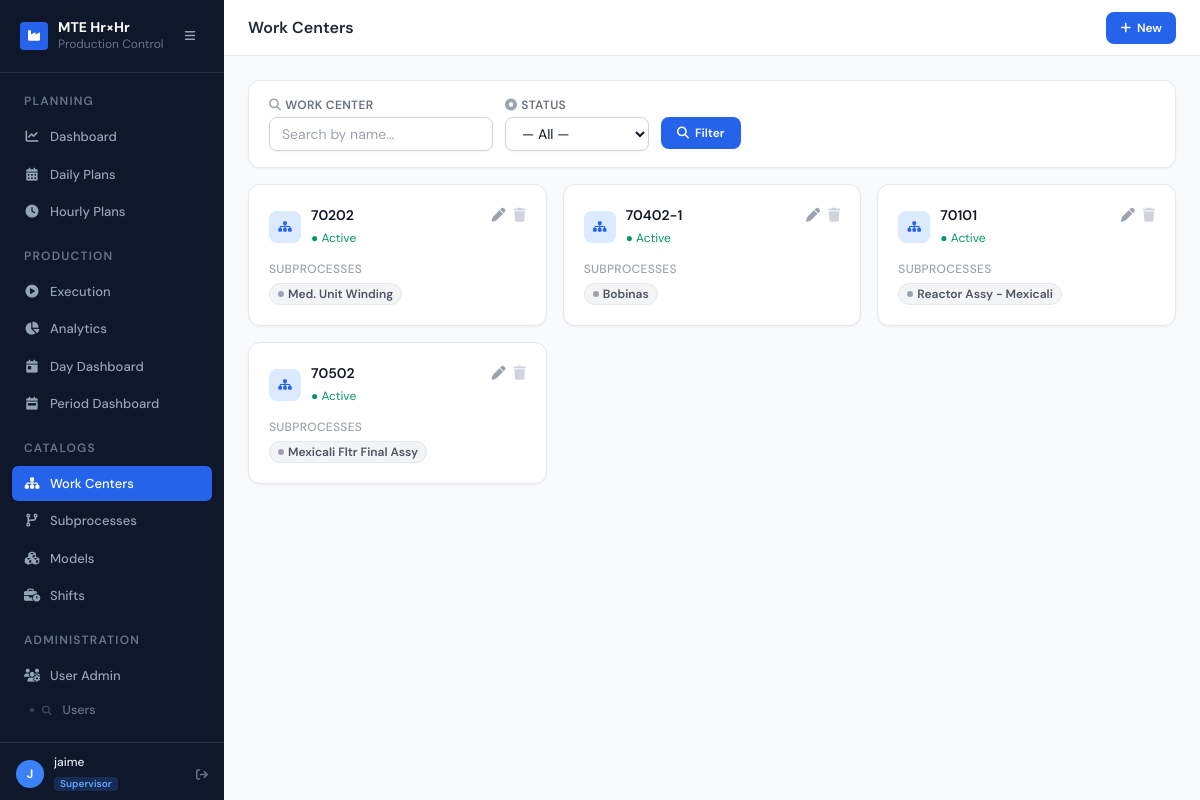
/core/workcenters/ (signed in), run on the app's committed database.
### users/models.py (models this page shows, shortened)
class UserProfile(models.Model):
    ROLE_LEADER     = "leader"
    ROLE_OPERATOR   = "operator"
    ROLE_ENGINEER   = "engineer"
    ROLE_SUPERVISOR = "supervisor"
    ROLE_ADMIN      = "admin"
    ROLE_CHOICES = [
        (ROLE_LEADER,     "Leader"),
        (ROLE_OPERATOR,   "Operator"),
        (ROLE_ENGINEER,   "Engineer"),
        (ROLE_SUPERVISOR, "Supervisor"),
        (ROLE_ADMIN,      "Admin"),
    ]
    ROLE_COLORS = {
        ROLE_LEADER:     ("bg-emerald-500", "Leader"),
        ROLE_OPERATOR:   ("bg-blue-500",    "Operator"),
        ROLE_ENGINEER:   ("bg-violet-500",  "Engineer"),
        ROLE_SUPERVISOR: ("bg-amber-500",   "Supervisor"),
        ROLE_ADMIN:      ("bg-rose-500",    "Admin"),
    }
    user = models.OneToOneField(User, on_delete=models.CASCADE, related_name="profile")
    role = models.CharField(max_length=20, choices=ROLE_CHOICES, default=ROLE_OPERATOR)
    date_of_birth = models.DateField(
        null=True, blank=True,
        help_text="Used to generate the default password (Name + birth year).",
    )
    @property
    def is_admin(self):
        return self.role == self.ROLE_ADMIN
    class Meta:
        verbose_name = "User Profile"
        verbose_name_plural = "User Profiles"

### core/models.py (models this page shows, shortened)
class AuditMixin(models.Model):
    created_by = models.ForeignKey(User, null=True, blank=True, on_delete=models.SET_NULL,
                                   related_name='+', verbose_name="Created by")
    updated_by = models.ForeignKey(User, null=True, blank=True, on_delete=models.SET_NULL,
                                   related_name='+', verbose_name="Updated by")
    created_at = models.DateTimeField(default=timezone.now)
    updated_at = models.DateTimeField(default=timezone.now)
    class Meta:
        abstract = True

class WorkCenter(AuditMixin, models.Model):
    name        = models.CharField(max_length=100)
    description = models.TextField(blank=True)
    is_active   = models.BooleanField(default=True)
    class Meta:
        verbose_name        = "Work Center"
        verbose_name_plural = "Work Centers"

class SubProcess(AuditMixin, models.Model):
    work_center      = models.ForeignKey(WorkCenter, on_delete=models.CASCADE)
    name             = models.CharField(max_length=100)
    subprocess_type  = models.ForeignKey(
        SubProcessType,
        on_delete=models.PROTECT,
        related_name="subprocesses",
        verbose_name="Tipo de subprocess",
        null=True,   # temporarily nullable during migration
        blank=True,
    )
    class Meta:
        verbose_name        = "Sub Process"
        verbose_name_plural = "Sub Processes"

### core/views.py (the view)
# urls.py: path("workcenters/",                 views.wc_list,   name="wc_list"),
@login_required
def wc_list(request):
    centers = WorkCenter.objects.prefetch_related("subprocess_set").all()
    search  = request.GET.get("search", "").strip()
    status  = request.GET.get("status", "").strip()
    if search:
        centers = centers.filter(name__icontains=search)
    if status == "active":
        centers = centers.filter(is_active=True)
    elif status == "inactive":
        centers = centers.filter(is_active=False)
    return render(request, "core/wc_list.html", {
        "centers": centers,
        "filter":  {"search": search, "status": status},
    })

### templates/core/wc_list.html (shortened to what this page needs)
{% extends "base.html" %}
{% block page_title %}Work Centers{% endblock %}
{% block header_actions %}
<a href="{% url 'core:wc_create' %}"
   class="inline-flex items-center gap-1.5 bg-blue-600 hover:bg-blue-700 text-white text-xs font-semibold px-3.5 py-2 rounded-lg transition">
  <i class="fas fa-plus text-xs"></i> New
</a>
{% endblock %}
{% block content %}
<form method="get" class="bg-white rounded-xl border border-gray-200 shadow-sm px-5 py-4 mb-4">
  <div class="flex flex-wrap items-end gap-3">
    <div class="flex flex-col gap-1 min-w-56">
      <label class="text-xs font-semibold text-gray-500 uppercase tracking-wide">
        <i class="fas fa-magnifying-glass mr-1 text-gray-400"></i>Work Center
      </label>
      <input type="text" name="search" value="{{ filter.search }}"
             placeholder="Search by name…"
             class="rounded-lg border border-gray-300 px-3 py-1.5 text-sm shadow-sm
                    focus:border-blue-500 focus:ring-1 focus:ring-blue-500 focus:outline-none">
    </div>
    <div class="flex flex-col gap-1 min-w-36">
      <label class="text-xs font-semibold text-gray-500 uppercase tracking-wide">
        <i class="fas fa-circle-dot mr-1 text-gray-400"></i>Status
      </label>
      <select name="status"
              class="rounded-lg border border-gray-300 px-3 py-1.5 text-sm shadow-sm
                     focus:border-blue-500 focus:ring-1 focus:ring-blue-500 focus:outline-none bg-white">
        <option value="">— All —</option>
      </select>
    </div>
    <div class="flex gap-2 pb-0.5">
      <button type="submit"
              class="inline-flex items-center gap-1.5 bg-blue-600 hover:bg-blue-700 text-white
                     text-xs font-semibold px-4 py-2 rounded-lg transition">
        <i class="fas fa-magnifying-glass text-xs"></i> Filter
      </button>
    </div>
  </div>
</form>
<div class="grid gap-4 sm:grid-cols-2 lg:grid-cols-3">
  {% for wc in centers %}
  <div class="bg-white rounded-xl border border-gray-200 shadow-sm p-5 flex flex-col">
    <div class="flex items-start justify-between mb-3">
      <div class="flex items-center gap-2.5">
        <div class="w-8 h-8 rounded-lg bg-blue-100 flex items-center justify-center flex-shrink-0">
          <i class="fas fa-sitemap text-blue-600 text-xs"></i>
        </div>
        <div>
          <p class="font-semibold text-gray-900 text-sm">{{ wc.name }}</p>
          <span class="inline-block mt-0.5 text-xs {% if wc.is_active %}text-emerald-600{% else %}text-gray-400{% endif %}">
            {% if wc.is_active %}● Active{% else %}○ Inactive{% endif %}
          </span>
        </div>
      </div>
      <div class="flex gap-2">
        <a href="{% url 'core:wc_update' wc.id %}" class="text-gray-400 hover:text-blue-600 transition text-sm">
          <i class="fas fa-pen"></i>
        </a>
        <a href="{% url 'core:wc_delete' wc.id %}" class="text-gray-300 hover:text-red-500 transition text-sm">
          <i class="fas fa-trash"></i>
        </a>
      </div>
    </div>
    <div class="mt-auto">
      <p class="text-xs text-gray-400 font-medium uppercase tracking-wide mb-1.5">Subprocesses</p>
      {% if wc.subprocess_set.all %}
      <div class="flex flex-wrap gap-1.5">
        {% for sp in wc.subprocess_set.all %}
        <span class="inline-flex items-center gap-1 px-2 py-0.5 rounded-full text-xs font-semibold border
          {% if sp.process_type == 'normal' %}bg-blue-50 text-blue-700 border-blue-200
          {% elif sp.process_type == 'winding' %}bg-violet-50 text-violet-700 border-violet-200
          {% elif sp.process_type == 'braze' %}bg-amber-50 text-amber-700 border-amber-200
          {% elif sp.process_type == 'wind_braze' %}bg-teal-50 text-teal-700 border-teal-200
          {% else %}bg-gray-100 text-gray-600 border-gray-200{% endif %}">
          <span class="w-1.5 h-1.5 rounded-full
            {% if sp.process_type == 'normal' %}bg-blue-400
            {% elif sp.process_type == 'winding' %}bg-violet-400
            {% elif sp.process_type == 'braze' %}bg-amber-400
            {% elif sp.process_type == 'wind_braze' %}bg-teal-400
            {% else %}bg-gray-400{% endif %}">
          </span>
          {{ sp.name }}
        </span>
        {% endfor %}
      </div>
      {% else %}
      <p class="text-xs text-gray-300 italic">No subprocesses</p>
      {% endif %}
    </div>
  </div>
  {% endfor %}
</div>
{% endblock %}

### templates/base.html (shortened to what this page needs)
{% load static %}
<!DOCTYPE html>
<html lang="en" class="h-full">
<head>
  <script src="https://cdn.tailwindcss.com"></script>
  <link rel="stylesheet" href="https://cdnjs.cloudflare.com/ajax/libs/font-awesome/6.5.0/css/all.min.css">
</head>
<body class="h-full bg-gray-50 text-gray-900">
<div class="flex h-full overflow-hidden">
  <aside id="sidebar"
         class="w-56 flex-shrink-0 flex flex-col bg-slate-900 overflow-y-auto overflow-x-hidden">
    <div class="flex items-center gap-2.5 px-5 py-5 border-b border-slate-700/60 sidebar-head">
      <div class="w-7 h-7 rounded bg-blue-600 flex items-center justify-center flex-shrink-0">
        <i class="fas fa-industry text-white text-xs"></i>
      </div>
      <div class="sidebar-label min-w-0">
        <p class="text-white font-bold text-sm leading-none whitespace-nowrap">MTE Hr×Hr</p>
        <p class="text-slate-500 text-xs mt-0.5 whitespace-nowrap">Production Control</p>
      </div>
      <button type="button" id="sidebar-toggle"
              class="sidebar-toggle ml-auto flex-shrink-0 w-7 h-7 rounded-md text-slate-400
                     hover:text-white hover:bg-slate-700/60 flex items-center justify-center
                     transition focus:outline-none focus:ring-2 focus:ring-blue-500"
              aria-label="Collapse sidebar" aria-expanded="true" aria-controls="sidebar"
              title="Collapse sidebar">
        <i class="fas fa-bars text-xs" aria-hidden="true"></i>
      </button>
    </div>
    <nav class="flex-1 px-3 py-4 space-y-0.5">
      <p class="nav-section-label px-3 pt-1 pb-2 text-xs font-semibold uppercase tracking-widest text-slate-500">Planning</p>
      <a title="Dashboard" href="{% url 'planning:dashboard' %}"
         class="nav-item {% if request.resolver_match.url_name == 'dashboard' %}active{% endif %}">
        <i class="fas fa-chart-line icon"></i><span class="sidebar-label">Dashboard</span>
      </a>
      <a title="Daily Plans" href="{% url 'planning:daily_plan_list' %}"
         class="nav-item {% if 'daily_plan_list' in request.resolver_match.url_name or 'plan_create' in request.resolver_match.url_name or 'daily_plan_update' in request.resolver_match.url_name %}active{% endif %}">
        <i class="fas fa-calendar-days icon"></i><span class="sidebar-label">Daily Plans</span>
      </a>
      <a title="Hourly Plans" href="{% url 'planning:hourly_plan_board' %}"
         class="nav-item {% if request.resolver_match.url_name == 'hourly_plan_board' %}active{% endif %}">
        <i class="fas fa-clock icon"></i><span class="sidebar-label">Hourly Plans</span>
      </a>
      <p class="nav-section-label px-3 pt-4 pb-2 text-xs font-semibold uppercase tracking-widest text-slate-500">Production</p>
      <a title="Execution" href="{% url 'production:execution_list' %}"
         class="nav-item {% if request.resolver_match.url_name == 'execution_list' %}active{% endif %}">
        <i class="fas fa-play-circle icon"></i><span class="sidebar-label">Execution</span>
      </a>
      <a title="Analytics" href="{% url 'analytics:dashboard' %}"
         class="nav-item {% if request.resolver_match.namespace == 'analytics' and request.resolver_match.url_name == 'dashboard' %}active{% endif %}">
        <i class="fas fa-chart-pie icon"></i><span class="sidebar-label">Analytics</span>
      </a>
      <a title="Day Dashboard" href="{% url 'analytics:day_dashboard' %}"
         class="nav-item {% if request.resolver_match.url_name == 'day_dashboard' %}active{% endif %}">
        <i class="fas fa-calendar-day icon"></i><span class="sidebar-label">Day Dashboard</span>
      </a>
      <a title="Period Dashboard" href="{% url 'analytics:period_dashboard' %}"
         class="nav-item {% if request.resolver_match.url_name == 'period_dashboard' %}active{% endif %}">
        <i class="fas fa-calendar-week icon"></i><span class="sidebar-label">Period Dashboard</span>
      </a>
      <p class="nav-section-label px-3 pt-4 pb-2 text-xs font-semibold uppercase tracking-widest text-slate-500">Catalogs</p>
      <a title="Work Centers" href="{% url 'core:wc_list' %}"
         class="nav-item {% if 'wc_' in request.resolver_match.url_name %}active{% endif %}">
        <i class="fas fa-sitemap icon"></i><span class="sidebar-label">Work Centers</span>
      </a>
      <a title="Subprocesses" href="{% url 'core:sp_list' %}"
         class="nav-item {% if 'sp_' in request.resolver_match.url_name %}active{% endif %}">
        <i class="fas fa-code-branch icon"></i><span class="sidebar-label">Subprocesses</span>
      </a>
      <a title="Models" href="{% url 'planning:model_list' %}"
         class="nav-item {% if 'model_' in request.resolver_match.url_name %}active{% endif %}">
        <i class="fas fa-cubes icon"></i><span class="sidebar-label">Models</span>
      </a>
      {% if user.is_authenticated and user.profile.role in 'admin,engineer,supervisor' %}
      <a title="Shifts" href="{% url 'core:shift_list' %}"
         class="nav-item {% if 'shift_' in request.resolver_match.url_name %}active{% endif %}">
        <i class="fas fa-business-time icon"></i><span class="sidebar-label">Shifts</span>
      </a>
      {% endif %}
      {% if user.is_authenticated %}
      <p class="nav-section-label px-3 pt-4 pb-2 text-xs font-semibold uppercase tracking-widest text-slate-500">Administration</p>
      <a title="User Admin" href="{% url 'users:user_list' %}"
         class="nav-item {% if request.resolver_match.namespace == 'users' and request.resolver_match.url_name not in 'login,logout,profile' %}active{% endif %}">
        <i class="fas fa-users-gear icon"></i><span class="sidebar-label">User Admin</span>
      </a>
      <a href="{% url 'users:user_list' %}"
         class="nav-sub-item {% if request.resolver_match.url_name == 'user_list' %}active{% endif %}">
        <i class="fas fa-magnifying-glass" style="font-size:0.6rem;opacity:0.6;margin-right:2px"></i> Users
      </a>
      {% endif %}
    </nav>
    {% if user.is_authenticated %}
    <div class="border-t border-slate-700/60 px-4 py-3">
      <div class="flex items-center gap-2.5 sidebar-foot">
        <div class="w-7 h-7 rounded-full flex items-center justify-center text-white text-xs font-bold flex-shrink-0
          {% if user.profile.role == 'admin' %}bg-rose-500
          {% elif user.profile.role == 'leader' %}bg-emerald-500
          {% elif user.profile.role == 'engineer' %}bg-violet-500
          {% else %}bg-blue-500{% endif %}"
          title="{{ user.username }} ({{ user.profile.get_role_display }})">
          {{ user.username|first|upper }}
        </div>
        <div class="min-w-0 flex-1 sidebar-label">
          <p class="text-slate-200 text-xs font-medium truncate leading-tight">{{ user.username }}</p>
          <span class="inline-flex items-center rounded px-1.5 py-0.5 mt-0.5 text-[10px] font-semibold leading-none
            {% if user.profile.role == 'admin' %}bg-rose-500/20 text-rose-400
            {% elif user.profile.role == 'leader' %}bg-emerald-500/20 text-emerald-400
            {% elif user.profile.role == 'engineer' %}bg-violet-500/20 text-violet-400
            {% else %}bg-blue-500/20 text-blue-400{% endif %}">
            {{ user.profile.get_role_display }}
          </span>
        </div>
        <form method="post" action="{% url 'users:logout' %}">
          <button type="submit" title="Sign out"
                  class="text-slate-500 hover:text-slate-300 transition bg-transparent border-0 p-0 cursor-pointer ml-1">
            <i class="fas fa-arrow-right-from-bracket text-xs"></i>
          </button>
        </form>
      </div>
    </div>
    {% endif %}
  </aside>
  <div class="flex-1 flex flex-col min-w-0 overflow-hidden">
    <header class="flex-shrink-0 h-14 bg-white border-b border-gray-200 flex items-center px-6 gap-4">
      <h1 class="text-base font-semibold text-gray-800 flex-1">
        {% block page_title %}{% endblock %}
      </h1>
      <div class="flex items-center gap-3">
        {% block header_actions %}{% endblock %}
      </div>
    </header>
    <main class="flex-1 overflow-y-auto px-6 py-6">
      {% block content %}{% endblock %}
    </main>
  </div>
</div>
</body>
</html>

### data on the page
WorkCenter: name "70202", is_active "● Active"
SubProcess: name "Med. Unit Winding"
WorkCenter: name "70402-1", is_active "● Active"
SubProcess: name "Bobinas"
WorkCenter: name "70101", is_active "● Active"
SubProcess: name "Reactor Assy - Mexicali"
WorkCenter: name "70502", is_active "● Active"
SubProcess: name "Mexicali Fltr Final Assy"

### other printed values
{{ user.username|first|upper }} "J"
{{ user.username }} "jaime"
{{ user.profile.get_role_display }} "Supervisor"
